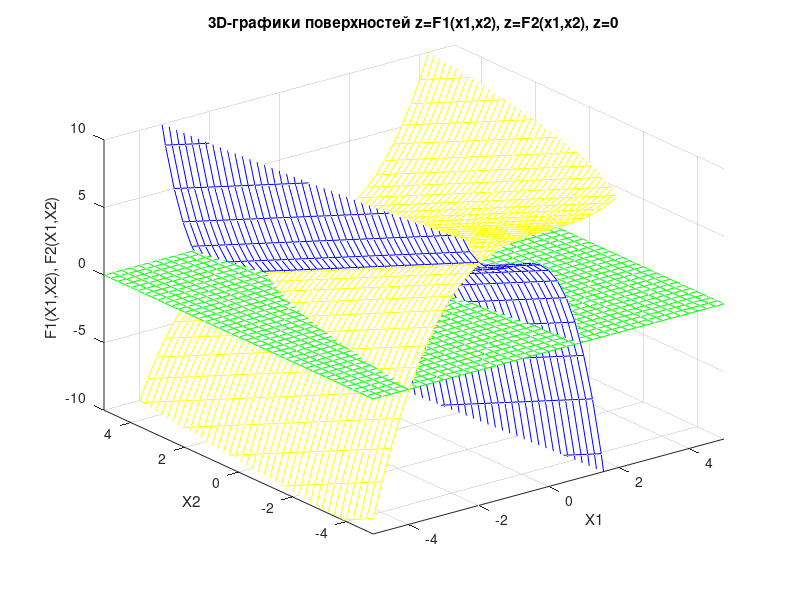
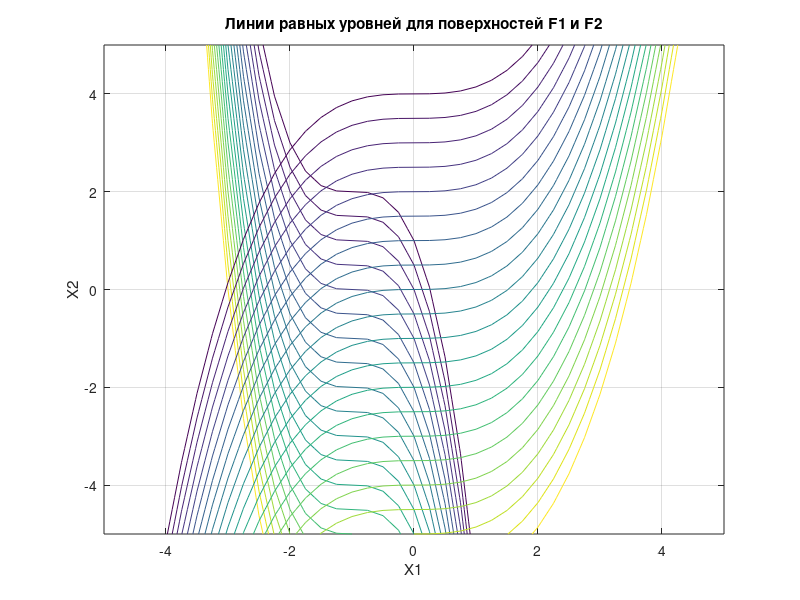

The MATLAB script that drew these images, in order:
% ------------ 3D-графики поверхностей z=F1(x1,x2) и z=F2(x1,x2) --------
Xmin=-5;       % минимальная координата по x1 и x2
Xstep=0.25;    % шаг сетки графика
Xmax=5;        % максимальная координата по x1 и x2

figure(2);
[X1, X2]=meshgrid(Xmin:Xstep:Xmax);
F1=-((X1+1).^3) + 2 - X2;
F2=(1/7)*X1.^3 + 4 - X2;
Z=zeros(size(X1));
mesh(X1,X2,F1,'EdgeColor','b');
hold on;
mesh(X1,X2,F2,'EdgeColor','y');
mesh(X1,X2,Z,'EdgeColor','g');
axis([-5 5 -5 5 -10 10]);
xlabel('X1'),
ylabel('X2'), 
zlabel('F1(X1,X2), F2(X1,X2)');
title('3D-графики поверхностей z=F1(x1,x2), z=F2(x1,x2), z=0');

% ------------- Линии равных уровней для поверхностей F1 и F2 -----------
figure(3);    
H=(0:0.5:10); % диапазон и шаг линий уровня
contour(X1,X2,F1,H);
hold on;
contour(X1,X2,F2,H);
xlabel('X1'), ylabel('X2');
title('Линии равных уровней для поверхностей F1 и F2');
grid on;